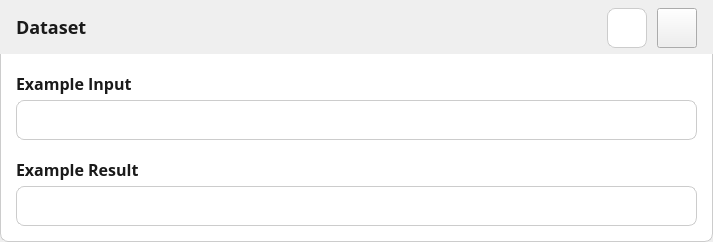
<?xml version="1.0" encoding="UTF-8"?>
<ui version="4.0">
 <class>AccordionWidget</class>
 <widget class="QWidget" name="AccordionWidget">
  <property name="geometry">
   <rect>
    <x>0</x>
    <y>0</y>
    <width>713</width>
    <height>242</height>
   </rect>
  </property>
  <property name="sizePolicy">
   <sizepolicy hsizetype="Expanding" vsizetype="Minimum">
    <horstretch>0</horstretch>
    <verstretch>0</verstretch>
   </sizepolicy>
  </property>
  <property name="minimumSize">
   <size>
    <width>40</width>
    <height>40</height>
   </size>
  </property>
  <property name="maximumSize">
   <size>
    <width>16777215</width>
    <height>16777215</height>
   </size>
  </property>
  <property name="windowTitle">
   <string>Form</string>
  </property>
  <property name="styleSheet">
   <string notr="true">#headerLabel {
	background: transparent;
	font-family: Open Sans;
	font-size: 18px;
	font-weight: 600;
	line-height: 26px;
	letter-spacing: 0%;
	color: #1A1A1A;
}

QLabel {
	background: transparent;
	font-family: Open Sans;
	font-size: 16px;
	font-weight: 600;
	line-height: 24px;
	letter-spacing: 0%;
	color: #1A1A1A;
}

#toggleButton {
	background-color: white;
	border: 1px solid #ccc;
	border-radius: 8px;
}

#contentArea {
    background-color: white;
    border: 1px solid #ccc;
    border-top: none;
	border-top-left-radius: 0px;
    border-top-right-radius: 0px;
    border-bottom-left-radius: 8px;
    border-bottom-right-radius: 8px;
}

QComboBox {
    background-color: white;
    border: 1px solid #ccc;
    border-radius: 8px;
    padding: 4px;
    font-size: 16px;
	line-height: 24px;
	letter-spacing: 0%;
    color: #333;
}

QComboBox::drop-down {
    subcontrol-origin: padding;
    subcontrol-position: top right;
    width: 24px;
    border: none;
}

QComboBox::down-arrow {
    image: url(:/images/chevron-down.svg);
    width: 16px;
    height: 16px;
}

QComboBox::down-arrow:on {
    image: url(:/images/chevron-up.svg);
}

QComboBox QAbstractItemView {
    background-color: white;
    margin-top: 0px;
    border: 1px solid #ccc;
    border-radius: 8px;
	outline: none;
}

/* Each dropdown item */
QComboBox QAbstractItemView::item {
	color: #1A1A1A;
    padding: 6px 12px;
    border-radius: 4px;
}

/* Hovered item */
QComboBox QAbstractItemView::item:hover {
    background-color: #e6f2ff;
}

/* Selected item */
QComboBox QAbstractItemView::item:selected {
    background-color: #d0e8ff;
    color: #1a1a1a;
}</string>
  </property>
  <layout class="QVBoxLayout" name="verticalLayout">
   <property name="spacing">
    <number>0</number>
   </property>
   <property name="leftMargin">
    <number>0</number>
   </property>
   <property name="topMargin">
    <number>0</number>
   </property>
   <property name="rightMargin">
    <number>0</number>
   </property>
   <property name="bottomMargin">
    <number>0</number>
   </property>
   <item>
    <widget class="QWidget" name="header" native="true">
     <property name="sizePolicy">
      <sizepolicy hsizetype="Expanding" vsizetype="Fixed">
       <horstretch>0</horstretch>
       <verstretch>0</verstretch>
      </sizepolicy>
     </property>
     <property name="minimumSize">
      <size>
       <width>0</width>
       <height>54</height>
      </size>
     </property>
     <property name="maximumSize">
      <size>
       <width>16777215</width>
       <height>54</height>
      </size>
     </property>
     <layout class="QHBoxLayout" name="horizontalLayout">
      <property name="spacing">
       <number>10</number>
      </property>
      <property name="leftMargin">
       <number>16</number>
      </property>
      <property name="topMargin">
       <number>8</number>
      </property>
      <property name="rightMargin">
       <number>16</number>
      </property>
      <property name="bottomMargin">
       <number>8</number>
      </property>
      <item>
       <widget class="QLabel" name="headerLabel">
        <property name="text">
         <string>Dataset</string>
        </property>
       </widget>
      </item>
      <item>
       <spacer name="horizontalSpacer">
        <property name="orientation">
         <enum>Qt::Orientation::Horizontal</enum>
        </property>
        <property name="sizeHint" stdset="0">
         <size>
          <width>496</width>
          <height>20</height>
         </size>
        </property>
       </spacer>
      </item>
      <item>
       <widget class="QPushButton" name="toggleButton">
        <property name="minimumSize">
         <size>
          <width>40</width>
          <height>40</height>
         </size>
        </property>
        <property name="maximumSize">
         <size>
          <width>40</width>
          <height>40</height>
         </size>
        </property>
        <property name="text">
         <string/>
        </property>
        <property name="icon">
         <iconset resource="../../../../../Resources/Resources.qrc">
          <normaloff>:/images/chevron-up.svg</normaloff>:/images/chevron-up.svg</iconset>
        </property>
       </widget>
      </item>
      <item>
       <widget class="QPushButton" name="deleteButton">
        <property name="sizePolicy">
         <sizepolicy hsizetype="Fixed" vsizetype="Fixed">
          <horstretch>0</horstretch>
          <verstretch>0</verstretch>
         </sizepolicy>
        </property>
        <property name="minimumSize">
         <size>
          <width>40</width>
          <height>40</height>
         </size>
        </property>
        <property name="maximumSize">
         <size>
          <width>40</width>
          <height>40</height>
         </size>
        </property>
        <property name="text">
         <string/>
        </property>
        <property name="icon">
         <iconset resource="../../../../../Resources/Resources.qrc">
          <normaloff>:/images/delete.svg</normaloff>:/images/delete.svg</iconset>
        </property>
        <property name="iconSize">
         <size>
          <width>40</width>
          <height>40</height>
         </size>
        </property>
       </widget>
      </item>
     </layout>
    </widget>
   </item>
   <item>
    <widget class="QWidget" name="contentArea" native="true">
     <property name="sizePolicy">
      <sizepolicy hsizetype="Preferred" vsizetype="Maximum">
       <horstretch>0</horstretch>
       <verstretch>0</verstretch>
      </sizepolicy>
     </property>
     <property name="minimumSize">
      <size>
       <width>0</width>
       <height>188</height>
      </size>
     </property>
     <property name="maximumSize">
      <size>
       <width>16777215</width>
       <height>16777215</height>
      </size>
     </property>
     <layout class="QVBoxLayout" name="contentAreaLayout">
      <property name="spacing">
       <number>16</number>
      </property>
      <property name="leftMargin">
       <number>16</number>
      </property>
      <property name="topMargin">
       <number>16</number>
      </property>
      <property name="rightMargin">
       <number>16</number>
      </property>
      <property name="bottomMargin">
       <number>16</number>
      </property>
      <item>
       <layout class="QVBoxLayout" name="exampleInputLayout">
        <property name="spacing">
         <number>4</number>
        </property>
        <item>
         <widget class="QLabel" name="exampleInputLabel">
          <property name="text">
           <string>Example Input</string>
          </property>
         </widget>
        </item>
        <item>
         <widget class="QComboBox" name="exampleInputSelect">
          <property name="minimumSize">
           <size>
            <width>0</width>
            <height>40</height>
           </size>
          </property>
          <property name="maximumSize">
           <size>
            <width>16777215</width>
            <height>40</height>
           </size>
          </property>
         </widget>
        </item>
       </layout>
      </item>
      <item>
       <layout class="QVBoxLayout" name="exampleResultLayout">
        <property name="spacing">
         <number>4</number>
        </property>
        <item>
         <widget class="QLabel" name="exampleResultLabel">
          <property name="text">
           <string>Example Result</string>
          </property>
         </widget>
        </item>
        <item>
         <widget class="QComboBox" name="exampleResultSelect">
          <property name="minimumSize">
           <size>
            <width>0</width>
            <height>40</height>
           </size>
          </property>
          <property name="maximumSize">
           <size>
            <width>16777215</width>
            <height>40</height>
           </size>
          </property>
         </widget>
        </item>
       </layout>
      </item>
     </layout>
    </widget>
   </item>
  </layout>
 </widget>
 <resources>
  <include location="../../../../../Resources/Resources.qrc"/>
 </resources>
 <connections/>
</ui>
